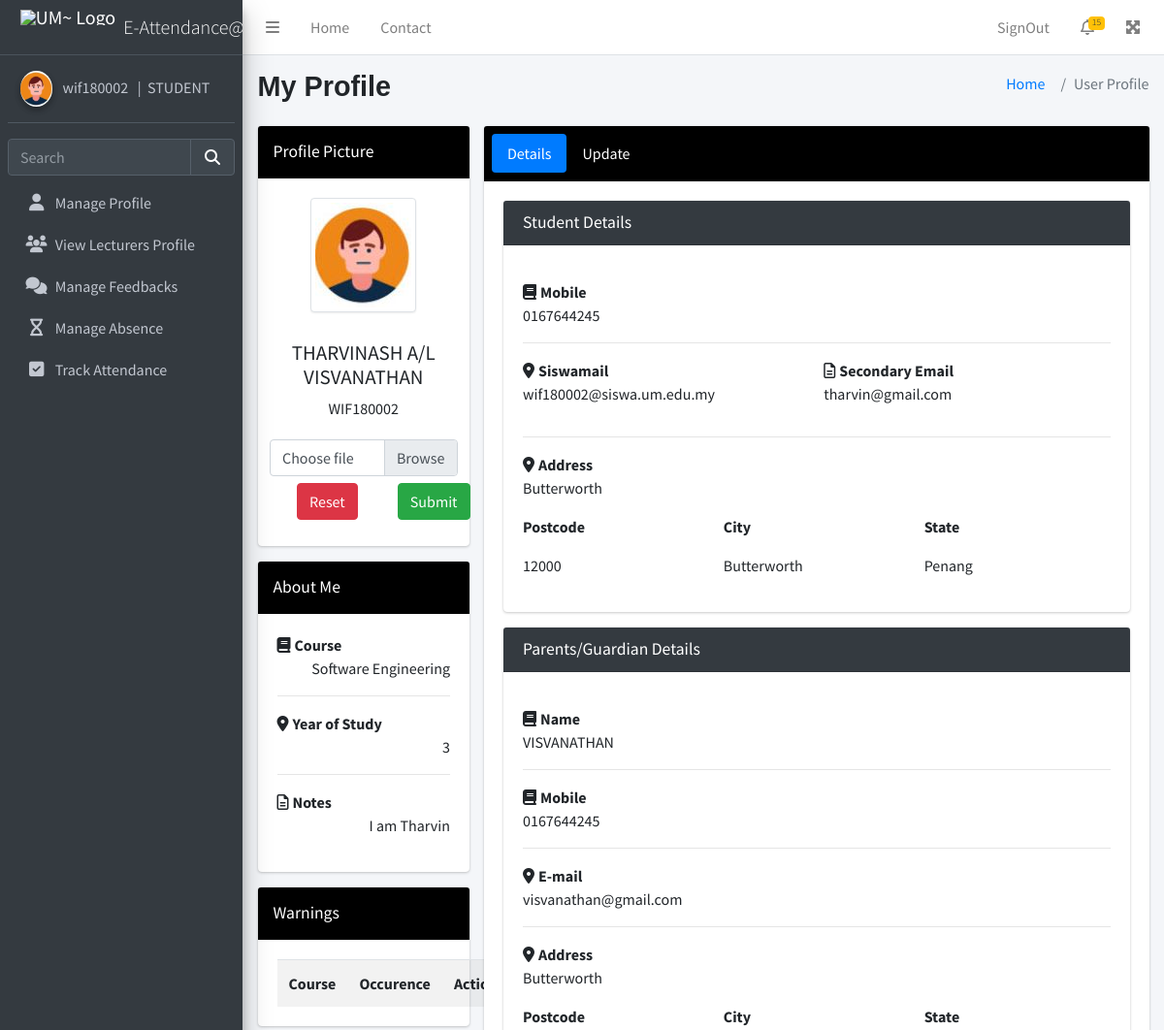
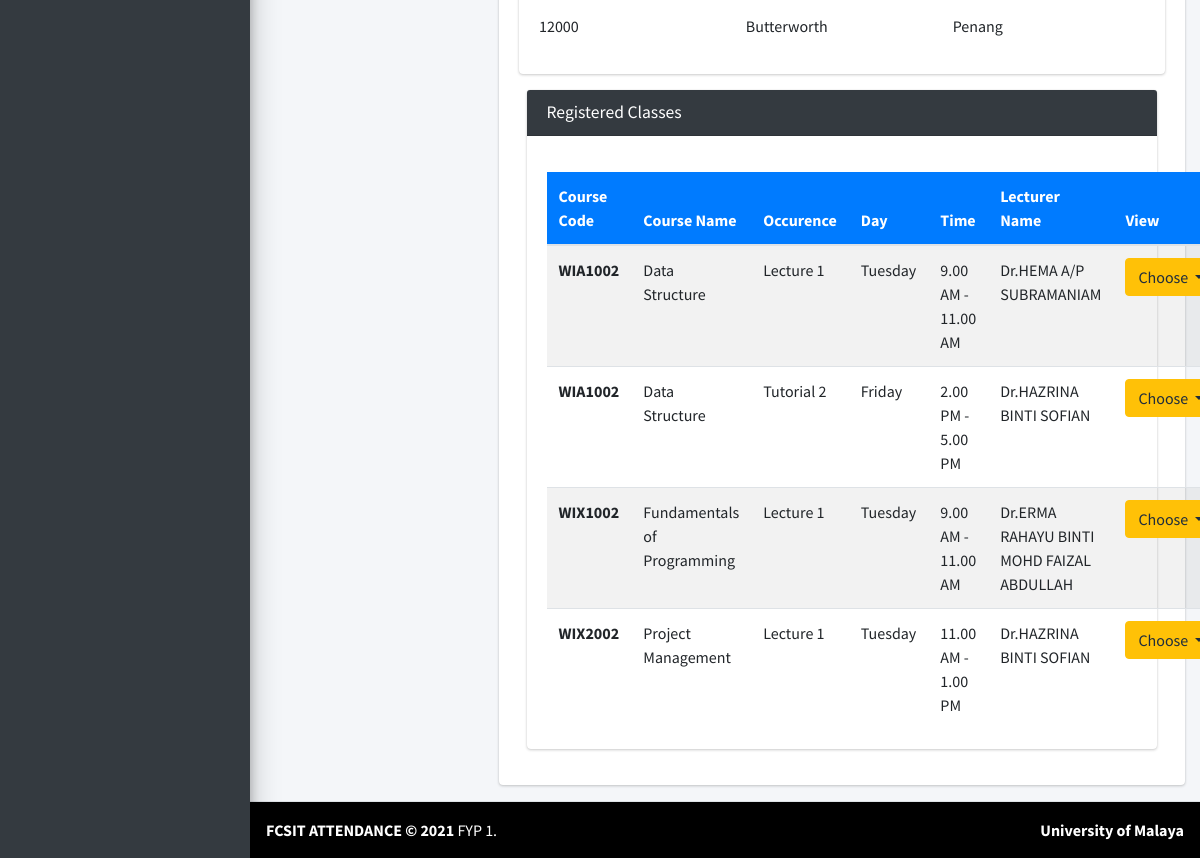
/student/profile.php (signed in), run on the app's committed database (2 pictures, top to bottom).
### tables this page shows
CREATE TABLE `student_profile` (
  `acc_uname` varchar(15) NOT NULL,
  `acc_fullname` varchar(100) NOT NULL,
  `acc_email` varchar(100) NOT NULL,
  `profile_pic` varchar(100) NOT NULL,
  `course` varchar(40) NOT NULL,
  `year_study` varchar(15) NOT NULL,
  `notes` varchar(100) DEFAULT NULL,
  `mobile` varchar(15) NOT NULL,
  `priv_email` varchar(70) NOT NULL,
  `address` varchar(100) NOT NULL,
  `postcode` varchar(10) DEFAULT NULL,
  `city` varchar(30) NOT NULL,
  `state` varchar(30) NOT NULL,
  `parent_name` varchar(50) NOT NULL,
  `parent_mobile` varchar(15) NOT NULL,
  `parent_email` varchar(70) DEFAULT NULL,
  `parent_address` varchar(100) NOT NULL,
  `parent_postcode` varchar(10) NOT NULL,
  `parent_city` varchar(30) NOT NULL,
  `parent_state` varchar(30) NOT NULL
);

CREATE TABLE `access` (
  `acc_id` int(11) NOT NULL,
  `acc_uname` varchar(50) NOT NULL,
  `acc_email` varchar(50) NOT NULL,
  `acc_pass` varchar(300) NOT NULL,
  `acc_role` varchar(10) NOT NULL,
  `acc_fullname` varchar(100) NOT NULL
);

CREATE TABLE `student_course` (
  `courseid` int(255) NOT NULL,
  `acc_uname` varchar(15) NOT NULL,
  `CourseCode` varchar(10) NOT NULL,
  `CourseName` varchar(255) NOT NULL,
  `ClassDetail` varchar(255) NOT NULL,
  `ClassDay` varchar(10) NOT NULL,
  `ClassTime` varchar(255) NOT NULL
);

CREATE TABLE `lecturer_profile` (
  `acc_uname` varchar(15) NOT NULL,
  `acc_fullname` varchar(100) NOT NULL,
  `acc_email` varchar(100) NOT NULL,
  `profile_pic` varchar(100) NOT NULL,
  `department` varchar(40) NOT NULL,
  `notes` varchar(100) DEFAULT NULL,
  `mobile` varchar(15) NOT NULL,
  `mobile_office` varchar(15) NOT NULL,
  `location` varchar(100) NOT NULL
);

### student/profile.php (the view, shortened to what the rows shown need)
<?php
include( '../session.php' );
include( '../config.php' );
?>
<?php include 'profile_get_accessInfo.php'; ?>
<?php include 'profile_get_profileInfo.php'; ?>
<!DOCTYPE html>
<html lang="en">
<head>
<link rel="stylesheet" href="../plugins/fontawesome-free/css/all.min.css">
<link rel="stylesheet" href="https://code.ionicframework.com/ionicons/2.0.1/css/ionicons.min.css">
<link rel="stylesheet" href="../plugins/tempusdominus-bootstrap-4/css/tempusdominus-bootstrap-4.min.css">
<link rel="stylesheet" href="../plugins/icheck-bootstrap/icheck-bootstrap.min.css">
<link rel="stylesheet" href="../plugins/jqvmap/jqvmap.min.css">
<link rel="stylesheet" href="../dist/css/adminlte.min.css">
<link rel="stylesheet" href="../plugins/overlayScrollbars/css/OverlayScrollbars.min.css">
<link rel="stylesheet" href="../plugins/daterangepicker/daterangepicker.css">
<link rel="stylesheet" href="../plugins/summernote/summernote-bs4.min.css">
<link rel="stylesheet" href="../src/css/bootstrap.css" />
</head>
<body class="hold-transition sidebar-mini layout-fixed">
<?php include 'header_student.php'; ?>
<div class="content-wrapper">
  <section class="content-header" >
    <div class="container-fluid">
      <div class="row mb-2">
        <div class="col-sm-6">
          <h1 style="font-family:Helvetica; font-weight:bold;">My Profile</h1>
        </div>
      </div>
    </div>
  </section>
  <section class="content" >
    <div class="container-fluid">
      <div class="row">
        <div class="col-md-3">
          <div class="card card-primary">
            <div class="card-body box-profile" style="">
              <div class="text-center"><img class="img-thumbnail" src="student_profile/<?php echo $profile_pic; ?>" alt="User profile picture" /></div>
              <br>
              <h3 class="profile-username text-center"><?php echo $acc_fullname; ?></h3>
              <p class="text-center"><?php echo strtoupper ($loggedin_session);?></p>
              <form enctype="multipart/form-data"  action="profile_set_profilePhoto.php" name="form" method="post">
                <div class="row">
                </div>
                <div class="btn-group" role="group" aria-label="Basic example">
                </div>
              </form>
            </div>
          </div>
          <div class="card card-primary">
            <div class="card-body"> <strong><i class="fas fa-book mr-1"></i>Course</strong>
              <p class="text-active text-right"><?php echo $course; ?></p>
              <hr>
              <strong><i class="fas fa-map-marker-alt mr-1"></i>Year of Study</strong>
              <p class="text-active text-right"><?php echo $year_study; ?></p>
              <hr>
              <strong><i class="far fa-file-alt mr-1"></i>Notes</strong>
              <p class="text-active text-right"><?php echo $notes; ?></p>
            </div>
          </div>
          <div class="card card-primary">
            <div class="card-body">
                  <table class="table table-striped">
					<tr>
						<th>Course</th>
						<th>Occurence</th>
						<th>Action</th>
					</tr>
				</table>
			</div>
          </div>
        </div>
        <div class="col-md-9">
          <div class="card">
            <div class="card-body">
              <div class="tab-content">
                <div class="active tab-pane" id="activity">
                  <div class="card card-primary">
                    <div class="card-body"> <strong><i class="fas fa-book mr-1" ></i>Mobile</strong>
                      <p class="text-active"><?php echo $mobile; ?></p>
                      <hr>
                      <div class="row">
                        <div class="col"> <strong><i class="fas fa-map-marker-alt mr-1"></i>Siswamail</strong>
                          <p class="text-active"><?php echo $acc_email; ?></p>
                        </div>
                        <div class="col"> <strong><i class="far fa-file-alt mr-1"></i>Secondary Email</strong>
                          <p class="text-active"><?php echo $priv_email; ?></p>
                        </div>
                      </div>
                      <hr>
                      <div class="row">
                        <div class="col"> <strong><i class="fas fa-map-marker-alt mr-1"></i>Address</strong>
                          <p class="text-active"><?php echo $address; ?></p>
                        </div>
                      </div>
                      <div class="row">
                        <div class="col">
                          <p class="text-bold">Postcode</p>
                          <p class="text-active"><?php echo $postcode; ?></p>
                        </div>
                        <div class="col">
                          <p class="text-bold">City</p>
                          <p class="text-active"><?php echo $city; ?></p>
                        </div>
                        <div class="col">
                          <p class="text-bold">State</p>
                          <p class="text-active"><?php echo $state; ?></p>
                        </div>
                      </div>
                    </div>
                  </div>
                  <div class="card card-primary">
                    <div class="card-body"> <strong><i class="fas fa-book mr-1"></i>Name</strong>
                      <p class="text-active"><?php echo $parent_name; ?></p>
                      <hr>
                      <strong><i class="fas fa-book mr-1"></i>Mobile</strong>
                      <p class="text-active"><?php echo $parent_mobile; ?></p>
                      <hr>
                      <strong><i class="fas fa-map-marker-alt mr-1"></i>E-mail</strong>
                      <p class="text-active"><?php echo $parent_email; ?></p>
                      <hr>
                      <div class="row">
                        <div class="col"> <strong><i class="fas fa-map-marker-alt mr-1"></i>Address</strong>
                          <p class="text-active"><?php echo $parent_address; ?></p>
                        </div>
                      </div>
                      <div class="row">
                        <div class="col">
                          <p class="text-bold">Postcode</p>
                          <p class="text-active"><?php echo $parent_postcode; ?></p>
                        </div>
                        <div class="col">
                          <p class="text-bold">City</p>
                          <p class="text-active"><?php echo $parent_city; ?></p>
                        </div>
                        <div class="col">
                          <p class="text-bold">State</p>
                          <p class="text-active"><?php echo $parent_state; ?></p>
                        </div>
                      </div>
                    </div>
                  </div>
                  <div class="container-fluid">
                    <div class="card card-primary">
                      <div class="card-body">
                        <table id="example1" class="table table-striped" cellspacing="0" cellpadding="0">
                          <thead class="bg-primary">
                            <tr>
                              <th>Course Code</th>
                              <th>Course Name</th>
                              <th>Occurence</th>
                              <th>Day</th>
                              <th>Time</th>
                              <th>Lecturer Name</th>
                              <th>View</th>
                            </tr>
                          </thead>
                          <tbody>
                            <?php
							$sqlcourse = "SELECT * FROM student_course where acc_uname ='$loggedin_session' ORDER BY CourseCode ASC";
							$resultcourse = mysqli_query( $mysqli, $sqlcourse );
							if ( mysqli_num_rows( $resultcourse ) > 0 ) {
							  while ( $row = mysqli_fetch_array( $resultcourse ) ) {
								$course_id = $row[ 'courseid' ];
								$course_code = $row[ 'CourseCode' ];
								$course_name = $row[ 'CourseName' ];
								$course_occurence = $row[ 'ClassDetail' ];
								$course_day = $row[ 'ClassDay' ];
								$course_time = $row[ 'ClassTime' ];
							?>
                            <tr>
                              <td><b><?php echo $course_code; ?></b></td>
                              <td><?php echo $course_name; ?></td>
                              <td><?php echo $course_occurence; ?></td>
                              <td><?php echo $course_day; ?></td>
                              <td><?php echo $course_time; ?></td>
                              <td><?php include 'profile_get_courseLecturer.php'; ?></td>
                              <td><div class="btn-group">
                                  <button type="button" class="btn btn-warning dropdown-toggle" data-toggle="dropdown" aria-haspopup="true" aria-expanded="false"> Choose </button>
                                </div></td>
                            </tr>
                            <?php
                            }
                            } else
							{
                              echo '0 results';
                            }
                            ?>
                          </tbody>
                        </table>
                      </div>
                    </div>
                  </div>
                </div>
              </div>
            </div>
          </div>
        </div>
      </div>
    </div>
  </section>
</div>
</body>
</html>

### student/header_student.php (shortened to what the rows shown need)
<?php
include( "../session.php" );
?>
<?php
$queryview = "SELECT * FROM student_profile WHERE acc_uname='" . $loggedin_session . "' ";
$resultview = mysqli_query( $mysqli, $queryview )or die( mysqli_error( $mysqli ) );
$rowview = mysqli_fetch_assoc( $resultview );
$profile_pic = $rowview[ "profile_pic" ];
?>
<head>
<link rel="stylesheet" href="../plugins/fontawesome-free/css/all.min.css">
<link rel="stylesheet" href="https://code.ionicframework.com/ionicons/2.0.1/css/ionicons.min.css">
<link rel="stylesheet" href="../plugins/tempusdominus-bootstrap-4/css/tempusdominus-bootstrap-4.min.css">
<link rel="stylesheet" href="../plugins/icheck-bootstrap/icheck-bootstrap.min.css">
<link rel="stylesheet" href="../plugins/jqvmap/jqvmap.min.css">
<link rel="stylesheet" href="../dist/css/adminlte.min.css">
<link rel="stylesheet" href="../plugins/overlayScrollbars/css/OverlayScrollbars.min.css">
<link rel="stylesheet" href="../plugins/daterangepicker/daterangepicker.css">
<link rel="stylesheet" href="../plugins/summernote/summernote-bs4.min.css">
</head>
<div class="wrapper">
<aside class="main-sidebar sidebar-dark-primary elevation-4">
  <div class="sidebar">
    <div class="user-panel mt-3 pb-3 mb-3 d-flex">
      <div class="image"> <img src="student_profile/<?php echo $profile_pic; ?>" class="img-circle elevation-2" alt="User Image"> </div>
      <div class="info"> <a href="#" class="d-block"><?php echo $loggedin_session; ?> &nbsp; | &nbsp;STUDENT</a> </div>
    </div>
  </div>
</aside>

### student/profile_get_courseLecturer.php
<?php
$sqltd = "SELECT * FROM lecturer_course WHERE register_id_lecturer = '$course_id'";
$resulttd = mysqli_query( $mysqli, $sqltd );
?>
<?php
if ( mysqli_num_rows( $resulttd ) > 0 ) {
  while ( $row = mysqli_fetch_array( $resulttd ) ) {
	$lecturer_id = $row[ "acc_uname" ];
	?>
<?php
$sqlts = "SELECT * FROM lecturer_profile WHERE acc_uname = '$lecturer_id'";
$resultts = mysqli_query( $mysqli, $sqlts );
?>
<?php
if ( mysqli_num_rows( $resultts ) > 0 ) {
  while ( $row = mysqli_fetch_array( $resultts ) ) {
	$lecturer_name = $row[ "acc_fullname" ];
	?>
<?php echo $lecturer_name; ?>
<?php } } ?>
<?php } } ?>

### data on the page
student_profile: profile_pic (picture), course "Software Engineering", year_study "3", notes "I am Tharvin", mobile "0167644245", priv_email "tharvin@gmail.com", address "Butterworth", postcode "12000", city "Butterworth", state "Penang", parent_name "VISVANATHAN", parent_mobile "0167644245", parent_email "visvanathan@gmail.com", parent_address "Butterworth", parent_postcode "12000", parent_city "Butterworth", parent_state "Penang"
access: acc_uname "wif180002", acc_fullname "THARVINASH A/L VISVANATHAN", acc_uname "WIF180002", acc_email "wif180002@siswa.um.edu.my"
student_course: CourseCode "WIA1002", CourseName "Data Structure", ClassDetail "Lecture 1", ClassDay "Tuesday", ClassTime "9.00 AM - 11.00 AM"
lecturer_profile: acc_fullname "Dr.HEMA A/P SUBRAMANIAM"
student_course: CourseCode "WIA1002", CourseName "Data Structure", ClassDetail "Tutorial 2", ClassDay "Friday", ClassTime "2.00 PM - 5.00 PM"
lecturer_profile: acc_fullname "Dr.HAZRINA BINTI SOFIAN"
student_course: CourseCode "WIX1002", CourseName "Fundamentals of Programming", ClassDetail "Lecture 1", ClassDay "Tuesday", ClassTime "9.00 AM - 11.00 AM"
lecturer_profile: acc_fullname "Dr.ERMA RAHAYU BINTI MOHD FAIZAL ABDULLAH"
student_course: CourseCode "WIX2002", CourseName "Project Management", ClassDetail "Lecture 1", ClassDay "Tuesday", ClassTime "11.00 AM - 1.00 PM"
